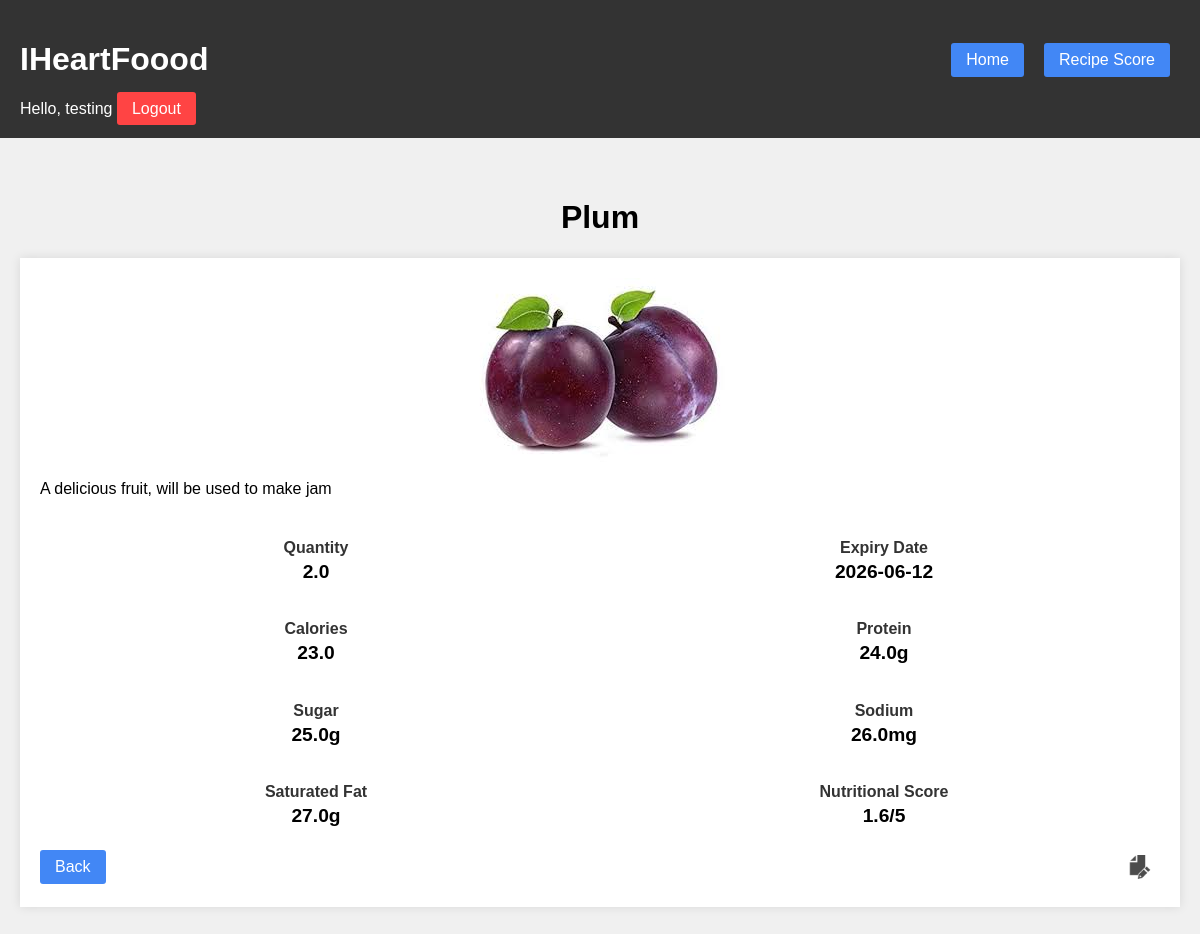
Page /entry/20 (signed in) on the committed database.
### tables this page shows
CREATE TABLE entries (
    id INTEGER PRIMARY KEY AUTOINCREMENT,
    user_id INTEGER NOT NULL,
    title TEXT NOT NULL,
    description TEXT,
    quantity REAL,
    unit TEXT,
    expiry_date TEXT,
    calories REAL,
    protein REAL,
    sugar REAL,
    sodium REAL,
    saturated_fat REAL,
    nutrition_score REAL,
    image_path TEXT NOT NULL,
    created_at TIMESTAMP DEFAULT CURRENT_TIMESTAMP,
    FOREIGN KEY (user_id) REFERENCES users(id)
);

### app.py (the view)
@app.route('/entry/<int:entry_id>')
def entry_detail(entry_id):
    if 'user_id' not in session:
        return redirect(url_for('login'))
    db = get_db()
    entry = db.execute(
        'SELECT * FROM entries WHERE id = ? AND user_id = ?',
        (entry_id, session['user_id'])
    ).fetchone()
    if entry:
        return render_template('details.html', entry=entry)
    else:
        flash("Ingredient entry not found!", "error")
        return redirect(url_for('index'))

### app.py (called while the page is built)
def get_db():
    db = sqlite3.connect('database/photo_journal.db')
    db.row_factory = sqlite3.Row
    return db

### templates/details.html (shortened to what this page needs)
{% extends "base.html" %}
{% block content %}
{% if session['user_id'] %}
<h1 class="centered">{{ entry.title }}</h1>
<div class="entry">
    <div id="display-{{ entry.id }}">
        <img src="{{ url_for('static', filename=entry.image_path) }}" alt="{{ entry.title }}">
        <p>{{ entry.description }}</p>
        <div class="stats-grid">
            <div class="stat-block">
                <h4>Quantity</h4>
                <p>{{ entry.quantity }}</p>
            </div>
            <div class="stat-block">
                <h4>Expiry Date</h4>
                <p>{{ entry.expiry_date }}</p>
            </div>
            <div class="stat-block">
                <h4>Calories</h4>
                <p>{{ entry.calories }}</p>
            </div>
            <div class="stat-block">
                <h4>Protein</h4>
                <p>{{ entry.protein }}g</p>
            </div>
            <div class="stat-block">
                <h4>Sugar</h4>
                <p>{{ entry.sugar }}g</p>
            </div>
            <div class="stat-block">
                <h4>Sodium</h4>
                <p>{{ entry.sodium }}mg</p>
            </div>
            <div class="stat-block">
                <h4>Saturated Fat</h4>
                <p>{{ entry.saturated_fat }}g</p>
            </div>
            <div class="stat-block">
                <h4>Nutritional Score</h4>
                <p>{{ entry.nutrition_score }}/5</p>
            </div>
        </div>
        <div class="entry-footer">
            <a href="{{ url_for('index') }}" class="nav-button">Back</a>
            <button class="icon-button" onclick="showEditForm('{{ entry.id }}')" title="Edit entry">
                <img src="{{ url_for('static', filename='icons/icon-edit-64x64.png') }}" alt="Edit" class="icon">
            </button>
        </div>
    </div>
</div>
{% endif %}
{% endblock %}

### static/css/style.css (style rules this page uses)
body { margin: 0; padding: 0; font-family: Arial; background-color: #f0f0f0; }
.nav-button { background-color: #4287f5; color: white; text-decoration: none; padding: 8px 15px; border-radius: 3px; margin-right: 10px; }
* { box-sizing: border-box; }
input, textarea, button { width: 100%; margin-bottom: 10px; padding: 5px; }
button { background-color: #4287f5; color: white; padding: 10px; border: none; margin-top: 10px; }
.entry { background-color: white; padding: 20px; margin-bottom: 20px; box-shadow: 0 0 10px rgba(0, 0, 0, 0.1); display: flex; flex-direction: column; justify-content: space-between; }
.entry img { max-width: 100%; max-height: 400px; object-fit: contain; display: block; margin: 0 auto; }
.entry-footer { display: flex; justify-content: space-between; align-items: center; margin-top: 10px; }
.icon-button { background: none; border: none; padding: 0; margin: 0; width: 40px; height: 40px; display: flex; align-items: center; justify-content: center; cursor: pointer; }
.icon { width: 24px; height: 24px; opacity: 0.7; }
.centered { text-align: center; }
.stats-grid { display: grid; grid-template-columns: repeat(2, 1fr); gap: 16px; margin: 20px 0; text-align: center; }
.stat-block h4 { margin-bottom: 4px; color: #333; }
.stat-block p { font-size: 1.2em; font-weight: bold; margin: 0; }

### rows in the picture
entries: title "Plum", image_path (picture), description "A delicious fruit, will be used to make jam", quantity "2.0", expiry_date "2026-06-12", calories "23.0", protein "24.0", sugar "25.0", sodium "26.0", saturated_fat "27.0", nutrition_score "1.6"

### other values in the picture
{{ session.username }} "testing"
